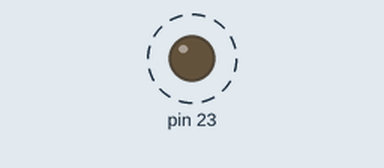
The sketch below on a simulated Arduino Uno, built with avr-gcc and run on an emulated ATmega328P. Parts: output pins drawn as LEDs (lit = HIGH). Dashed ring = blinking.

Above: at 0.4 s.
Timing chart, 0 to 4.4 s (numbered marks = the images above):
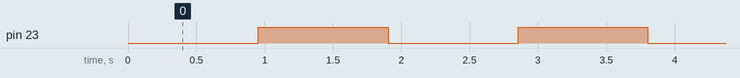

Measured:
- by itself, pin 23: alternates HIGH for 0.95 s and LOW for 0.95 s

The sketch:

sketch_jan18a.ino
```cpp
#define BIT_LED 7
#define MASQUE_LED (1 << BIT_LED)

// value loaded in the timer to get ~1 second
// multiplied by 2 to make the blink slower
#define PRECHARGE_TIMER1 (6072)

// Timer1 prescaler set to 256
#define PRESCALER_TIMER1 (1 << CS12)

// Timer1 overflow flag
#define FLAG_DEBORDEMENT_TIMER1 (1 << TOV1)


void setup() {

  // set PB7 as output for the LED
  DDRB |= MASQUE_LED;

  // Timer1 in normal mode
  TCCR1A = 0x00;

  // start Timer1 with prescaler 256
  TCCR1B = PRESCALER_TIMER1;

  // preload the counter so we don't wait the full overflow
  TCNT1 = PRECHARGE_TIMER1;
}

void loop() {

  // check if the timer has overflowed
  if (TIFR1 & FLAG_DEBORDEMENT_TIMER1) {

    // clear overflow flag
    TIFR1 |= FLAG_DEBORDEMENT_TIMER1;

    // reload the counter to keep the same timing
    TCNT1 = PRECHARGE_TIMER1;

    // toggle the LED
    PORTB ^= MASQUE_LED;
  }
}
```
